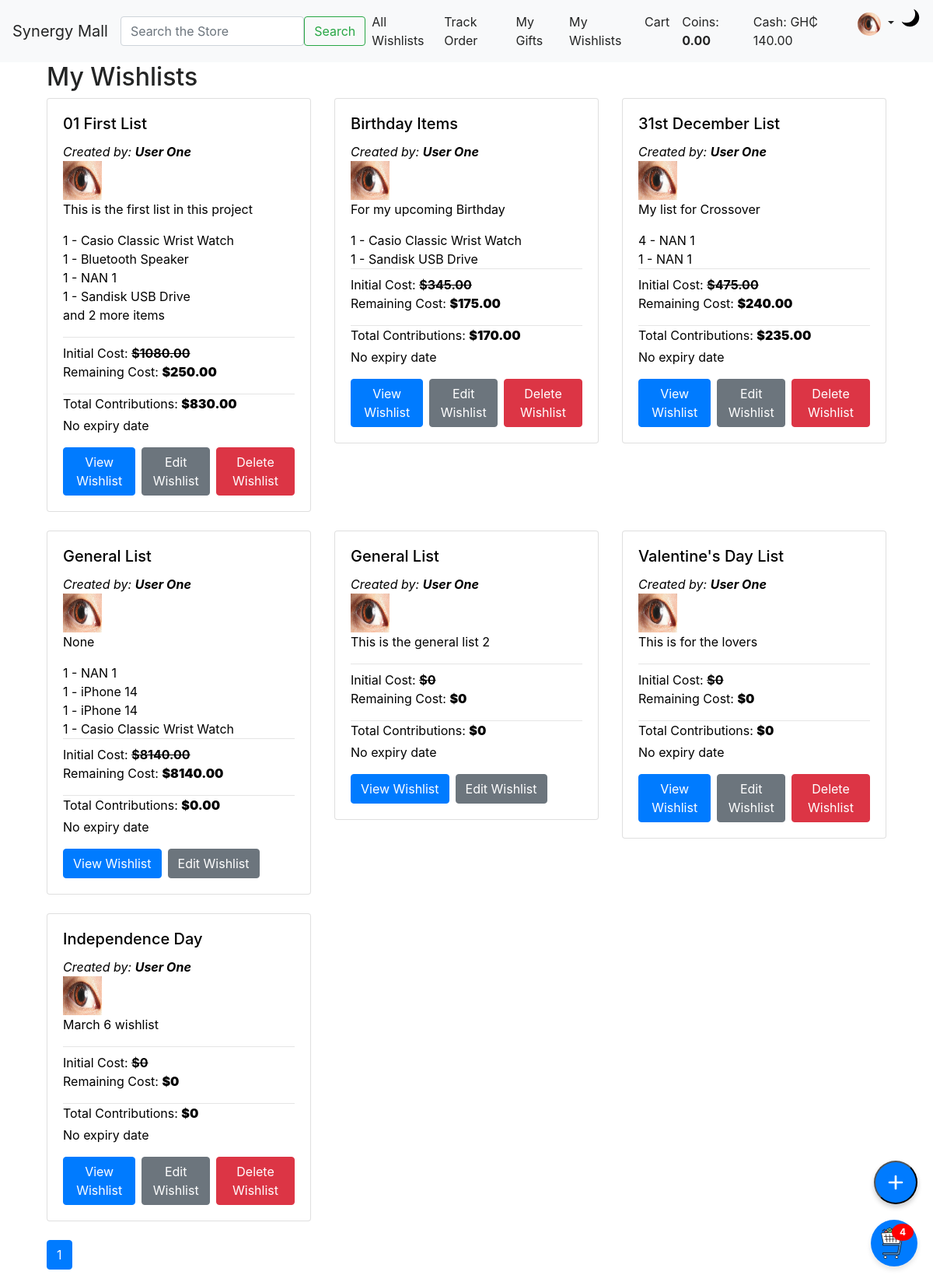
Screenshot of /wishlist/my_wishlists/ (signed in) with the database file from the repository.
### users/models.py (models this page shows, shortened)
class User(AbstractBaseUser, PermissionsMixin):
    ROLE_CHOICES = (
        ('vendor', 'Vendor'),
        ('regular', 'RegularUser'),
        ('marketer', 'Marketer'),
        ('manager', 'Manager'),
    )
    username = models.CharField(max_length=50, blank=False, null=False, unique=True)
    email = models.EmailField(unique=True)
    first_name = models.CharField(max_length=50)
    surname = models.CharField(max_length=50)
    other_names = models.CharField(max_length=100, blank=True, null=True)
    phone_number = models.CharField(max_length=15, unique=True)
    profile_picture = models.ImageField(upload_to='profile_pictures/', blank=True, null=True)
    id_document_number = models.CharField(max_length=100, blank=True, null=True)
    id_image = models.ImageField(upload_to='identification_images/', blank=True, null=True)
    default_shipping_address = models.TextField(max_length=400, blank=True, null=True)
    cash = models.DecimalField(max_digits=12, decimal_places=2, default=0.00)  # Wallet/cash balance
    role = models.CharField(max_length=10, choices=ROLE_CHOICES)
    is_active = models.BooleanField(default=True)
    is_staff = models.BooleanField(default=False)
    date_joined = models.DateTimeField(default=timezone.now)
    groups = models.ManyToManyField(
        Group,
        related_name='custom_user_groups',  # Adding related_name
        blank=True,
        help_text='The groups this user belongs to.',
        verbose_name='groups',
    )
    user_permissions = models.ManyToManyField(
        Permission,
        related_name='custom_user_permissions',  # Adding related_name
        blank=True,
        help_text='Specific permissions for this user.',
        verbose_name='user permissions',
    )
    objects = UserManager()
    USERNAME_FIELD = 'email'
    REQUIRED_FIELDS = []

### synergy_mall/models.py (models this page shows, shortened)
class Wishlist(models.Model):
    PRIVACY_CHOICES = [
        ('public', 'Public'),
        ('private', 'Private'),
    ]
    user = models.ForeignKey(settings.AUTH_USER_MODEL, on_delete=models.CASCADE)
    title = models.CharField(max_length=255)
    description = models.TextField(blank=True, null=True)
    privacy = models.CharField(max_length=10, choices=PRIVACY_CHOICES, default='private')
    shareable_link = models.UUIDField(default=uuid.uuid4, editable=False, unique=True)
    expiry_date = models.DateTimeField(blank=True, null=True)
    created_at = models.DateTimeField(auto_now_add=True)
    updated_at = models.DateTimeField(auto_now=True)
    objects = WishlistManager()
    def total_cost(self):
        return sum(item.product.price * item.quantity for item in self.items.all())
    def days_left(self):
        if self.expiry_date:
            remaining_time = self.expiry_date - timezone.now()
            if remaining_time.days > 0:
                return remaining_time.days
            else:
                return 0  # Return 0 if the expiry date has passed
        return None  # Return None if there is no expiry date
    def total_contributions(self):
        total_contributed = Decimal(0)
        for item in self.items.all():
            total_contributed += item.amount_paid
        general_contributions = self.contribution_set.filter(wishlist_item__isnull=True)
        for contribution in general_contributions:
            total_contributed += contribution.amount
        return total_contributed
    def remaining_cost(self):
        return self.total_cost() - self.total_contributions()

class WishlistItem(models.Model):
    wishlist = models.ForeignKey(Wishlist, on_delete=models.CASCADE, related_name="items")
    product = models.ForeignKey(Product, on_delete=models.CASCADE)
    quantity = models.PositiveIntegerField(default=1)
    status = models.CharField(max_length=50, choices=[('pending', 'Pending'), ('partial', 'Partially Filled'), ('filled', 'Filled')], default='Pending')
    amount_paid = models.DecimalField(max_digits=10, decimal_places=2, default=0.00)
    ordering = models.PositiveIntegerField(default=0)  # Field to order items
    giver_contact = models.CharField(max_length=255, blank=True, null=True)
    message = models.TextField(blank=True, null=True)

class Product(models.Model):
    name = models.CharField(max_length=255)
    description = models.TextField()
    price = models.DecimalField(max_digits=10, decimal_places=2)
    sale_price = models.DecimalField(max_digits=10, decimal_places=2, blank=True, null=True)
    vendor = models.ForeignKey(settings.AUTH_USER_MODEL, on_delete=models.CASCADE, limit_choices_to={'role': 'vendor'})
    category = models.ForeignKey(Category, on_delete=models.CASCADE)
    tags = models.ManyToManyField('Tag', blank=True)
    available = models.BooleanField(default=True)
    popularity_count = models.IntegerField(default=0)
    condition = models.CharField(max_length=50, choices=[('new', 'New'), ('used', 'Used'), ('refurbished', 'Refurbished')])
    is_active = models.BooleanField(default=True)
    featured = models.BooleanField(default=False)
    sale_start_date = models.DateTimeField(blank=True, null=True)
    sale_end_date = models.DateTimeField(blank=True, null=True)

class Contribution(models.Model):
    wishlist_item = models.ForeignKey(WishlistItem, on_delete=models.CASCADE, null=True, blank=True)  # Specific item
    wishlist = models.ForeignKey(Wishlist, on_delete=models.CASCADE)  # General wishlist contribution
    contributor_name = models.CharField(max_length=255)
    contact_info = models.CharField(max_length=255)  # Can hold either phone or email
    message = models.CharField(max_length=200, blank=True, null=True)  # Short message
    amount = models.DecimalField(max_digits=10, decimal_places=2)
    date = models.DateTimeField(auto_now_add=True)  # Timestamp when the contribution is made

### synergy_mall/views.py (the view)
# urls.py: path('wishlist/my_wishlists/', views.my_wishlists, name='my_wishlists'),
@login_required
def my_wishlists(request):
    wishlist_service = WishlistService(request.user)
    wishlists = wishlist_service.get_user_wishlists()
    paginator = Paginator(wishlists, 9)  # Show 9 wishlists per page
    page_number = request.GET.get('page')
    page_obj = paginator.get_page(page_number)
    context = {
        'page_obj': page_obj
    }
    return render(request, 'synergy_mall/my_wishlists.html', context)

### synergy_mall/templates/synergy_mall/my_wishlists.html (shortened to what this page needs)
{% extends 'base.html' %}
{% load static %}
{% block content %}
<div class="container">
    <h2>My Wishlists</h2>
    <button class="floating-plus-btn" title="Create New Wishlist" data-toggle="modal" data-target="#createWishlistModal">
        <svg xmlns="http://www.w3.org/2000/svg" width="24" height="24" fill="white" viewBox="0 0 24 24">
            <circle cx="12" cy="12" r="10" fill="#007bff" />
            <path d="M12 6v12m-6-6h12" stroke="white" stroke-width="2" stroke-linecap="round" />
        </svg>
    </button>
    {% if page_obj %}
    <div class="row">
    {% for wishlist in page_obj %}
    <div class="col-md-4">
        <div class="card mb-4">
            <div class="card-body">
                <h5 class="card-title">{{ wishlist.title }}</h5>
                <i class="card-text">Created by: <b>{{ wishlist.user.first_name }} {{ wishlist.user.surname }}</b></i>
                <div>
                    {% if wishlist.user.profile_picture %}
                        <img src="{{ wishlist.user.profile_picture.url }}" alt="Profile Picture" class="rounded-square" width="50" height="50">
                    {% else %}
                        <img src="{% static 'images/default.jpg' %}" alt="Default Profile Picture" class="rounded-square" width="50" height="50">
                    {% endif %}
                </div>
                <p class="card-text">{{ wishlist.description|default:"No description available" }}</p>
                {% for item in wishlist.items.all|slice:":4" %}
                <p class="mb-0">{{ item.quantity }} - {{ item.product.name }}</p>
                {% endfor %}
                {% if wishlist.items.count > 4 %}
                    <p>and {{ wishlist.items.count|add:"-4" }} more items</p>
                {% endif %}
                <hr class="mb-2 mt-0">
                <p class="card-text mb-0">Initial Cost: <b><strike>${{ wishlist.total_cost }}</strike></b></p>
                <p class="card-text">Remaining Cost: <b><strong>${{ wishlist.remaining_cost }}</strong></b></p>
                <hr class="mb-0">
                <p class="card-text mb-1">Total Contributions: <b><strong>${{ wishlist.total_contributions }}</strong></b></p>
                {% if wishlist.days_left %}
                    <p class="card-text"><b>{{ wishlist.days_left }}</b> day(s) left</p>
                {% else %}
                    <p class="card-text">No expiry date</p>
                {% endif %}
                <div class="d-flex">
                    <a href="{% url 'view_wishlist' wishlist.id %}" class="btn btn-primary">View Wishlist</a>
                    <a href="{% url 'edit_wishlist' wishlist.id %}" class="btn btn-secondary ml-2">Edit Wishlist</a>
                    {% if wishlist.title != 'General List' %}
                        <a href="{% url 'delete_wishlist' wishlist.id %}" class="btn btn-danger ml-2"
                           onclick="return confirm('Are you sure you want to delete this wishlist?');">
                            Delete Wishlist
                        </a>
                    {% endif %}
                </div>
            </div>
        </div>
    </div>
    {% endfor %}
</div>
    <nav aria-label="Wishlist pagination">
        <ul class="pagination">
            {% for num in page_obj.paginator.page_range %}
            <li class="page-item {% if page_obj.number == num %}active{% endif %}">
                <a class="page-link" href="?page={{ num }}">{{ num }}</a>
            </li>
            {% endfor %}
        </ul>
    </nav>
    {% else %}
        <p>No wishlists available.</p>
    {% endif %}
</div>
{% endblock %}

### SYNERGY/templates/base.html (shortened to what this page needs)
<!DOCTYPE html>
<html lang="en">
<head>
    {% load static %}
    <link href="https://stackpath.bootstrapcdn.com/bootstrap/4.5.2/css/bootstrap.min.css" rel="stylesheet">
    {% load static %}
    <link rel="stylesheet" href="{% static 'css/styles.css' %}">
    <link href="https://cdnjs.cloudflare.com/ajax/libs/font-awesome/6.0.0-beta3/css/all.min.css" rel="stylesheet">
</head>
<body class="theme-light">
    <nav class="navbar navbar-expand-lg navbar-light sticky-top">
        <a class="navbar-brand" href="{% url 'index' %}">Synergy Mall</a>
        <form class="d-flex mx-auto" action="{% url 'search_product' %}" method="GET">
            <input class="form-control me-2" type="search" name="q" placeholder="Search the Store" aria-label="Search" required>
            <button class="btn btn-outline-success d-none d-lg-block" type="submit">Search</button>
        </form>
        <div class="collapse navbar-collapse" id="navbarNav">
            <ul class="navbar-nav ml-auto">
                <li class="nav-item">
                    <a class="nav-link" href="{% url 'all_wishlists' %}">All Wishlists</a>
                </li>
                <li><a class="nav-link" href="{% url 'track_order' %}">Track Order</a></li>
                {% if user.is_authenticated %}
                    {% if request.user.role == 'vendor' %}
                        <li class="nav-item">
                            <a class="nav-link" href="{% url 'add_product' %}">Add Product</a>
                        </li>
                        <li class="nav-item">
                            <a class="nav-link" href="{% url 'product_list' %}">My Products</a>
                        </li>
                        <li class="nav-item">
                            <a class="nav-link" href="#">My Dashboard</a>
                        </li>
                        <li class="nav-item">
                            <a class="nav-link" href="{% url 'vendor_orders' %}">Pending Orders</a>
                        </li>
                    {% else %}
                        <li class="nav-item">
                            <a class="nav-link" href="{% url 'received_gifts' %}">My Gifts</a>
                        </li>
                        <li class="nav-item">
                            <a class="nav-link" href="{% url 'my_wishlists' %}">My Wishlists</a>
                        </li>
                        <li class="nav-item">
                            <a class="nav-link" href="{% url 'view_cart' %}">Cart</a>
                        </li>
                        <li class="nav-item">
                            <span class="nav-link">
                                Coins: <strong>{{ user.coin_account.total_coins|default:"0.00" }}</strong>
                            </span>
                        </li>
                        <li class="nav-item">
                            <span class="nav-link">Cash: GH₵ {{ user.cash|floatformat:2 }}</span>
                        </li>
                    {% endif %}
                    <li class="nav-item dropdown">
                        <a class="nav-link dropdown-toggle" href="#" id="navbarDropdown" role="button" data-toggle="dropdown" aria-haspopup="true" aria-expanded="false">
                            {% if user.profile_picture %}
                                <img src="{{ user.profile_picture.url }}" alt="{{ user.username }}'s profile picture" class="rounded-circle" width="30" height="30">
                            {% else %}
                                <img src="{{ STATIC_URL }}/default-profile.svg" alt="Profile Picture" class="rounded-circle" width="30" height="30">
                            {% endif %}
                        </a>
                    </li>
                {% endif %}
                <li class="nav-item">
                    <button class="btn btn-link nav-link p-0" id="themeToggle" onclick="toggleTheme()" title="Toggle Theme">
                        <img id="themeIcon" src="{% static 'images/moon.svg' %}" alt="Theme Toggle" width="24" height="24">
                    </button>
                </li>
            </ul>
        </div>
    </nav>
    <div class="container">
        {% block content %}{% endblock %}
    </div>
    <div id="floating-cart" style="position: fixed; bottom: 20px; right: 20px; z-index: 1000;">
        <button class="btn btn-primary rounded-circle" data-toggle="modal" data-target="#cartModal"
                style="width: 60px; height: 60px; display: flex; align-items: center; justify-content: center; position: relative;">
            <img src="{% static 'images/cart.svg' %}" alt="Cart Icon" width="40" height="40">
            {% if cart_items_count > 0 %}
                <span class="badge badge-danger" style="position: absolute; top: 5px; right: 5px; border-radius: 50%; padding: 5px 10px; font-size: 12px;">
                    {{ cart_items_count }}
                </span>
            {% endif %}
        </button>
    </div>
</body>
</html>

### rows the page displays
User: coin_account.total_coins "0.00", cash "140.00", profile_picture (picture)
Wishlist: title "01 First List", user.first_name "User", user.surname "One", user.profile_picture (picture), description "This is the first list in this project", items.count|add "2", total_cost "1080.00", remaining_cost "250.00", total_contributions "830.00", shows "No expiry date", shows "Delete Wishlist"
WishlistItem: quantity "1", product.name "Casio Classic Wrist Watch"
WishlistItem: quantity "1", product.name "Bluetooth Speaker"
WishlistItem: quantity "1", product.name "NAN 1"
WishlistItem: quantity "1", product.name "Sandisk USB Drive"
Wishlist: title "Birthday Items", user.first_name "User", user.surname "One", user.profile_picture (picture), description "For my upcoming Birthday", total_cost "345.00", remaining_cost "175.00", total_contributions "170.00", shows "No expiry date", shows "Delete Wishlist"
WishlistItem: quantity "1", product.name "Casio Classic Wrist Watch"
WishlistItem: quantity "1", product.name "Sandisk USB Drive"
Wishlist: title "31st December List", user.first_name "User", user.surname "One", user.profile_picture (picture), description "My list for Crossover", total_cost "475.00", remaining_cost "240.00", total_contributions "235.00", shows "No expiry date", shows "Delete Wishlist"
WishlistItem: quantity "4", product.name "NAN 1"
WishlistItem: quantity "1", product.name "NAN 1"
Wishlist: title "General List", user.first_name "User", user.surname "One", user.profile_picture (picture), description "None", total_cost "8140.00", remaining_cost "8140.00", total_contributions "0.00", shows "No expiry date"
WishlistItem: quantity "1", product.name "NAN 1"
WishlistItem: quantity "1", product.name "iPhone 14"
WishlistItem: quantity "1", product.name "iPhone 14"
WishlistItem: quantity "1", product.name "Casio Classic Wrist Watch"
Wishlist: title "General List", user.first_name "User", user.surname "One", user.profile_picture (picture), description "This is the general list 2", total_cost "0", remaining_cost "0", total_contributions "0", shows "No expiry date"
Wishlist: title "Valentine's Day List", user.first_name "User", user.surname "One", user.profile_picture (picture), description "This is for the lovers", total_cost "0", remaining_cost "0", total_contributions "0", shows "No expiry date", shows "Delete Wishlist"
Wishlist: title "Independence Day", user.first_name "User", user.surname "One", user.profile_picture (picture), description "March 6 wishlist", total_cost "0", remaining_cost "0", total_contributions "0", shows "No expiry date", shows "Delete Wishlist"

### other values shown
{{ num }} "1"
{{ cart_items_count }} "4"
